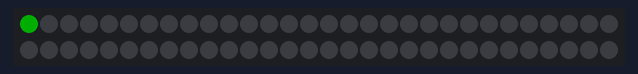
Recording of a sketch running on a simulated Arduino Uno, built with avr-gcc and run on an emulated ATmega328P. Parts: 60 RGB LEDs in strip order, left to right, continuing on the next row. Dim RGB values are drawn brighter than linear.

Above: at 0.01 s.
At 3.11 s:
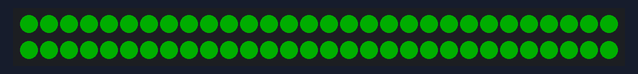
At 4.76 s:
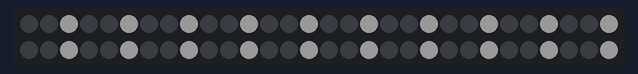
At 13.51 s:
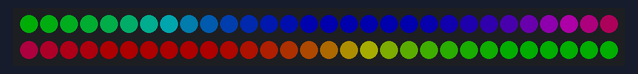
At 22.36 s:
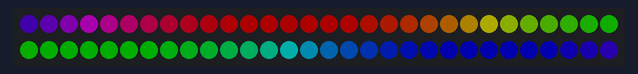
At 39.94 s:
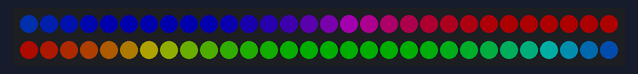

The sketch:

lighting_effects.ino
```cpp
#include <Adafruit_NeoPixel.h>
#ifdef __AVR__
#include <avr/power.h> // Required for 16 MHz Adafruit Trinket
#endif

#define LED_PIN    13
#define LED_COUNT 60 //ACCOUNTS FOR 1 STRIP ONLY

Adafruit_NeoPixel strip(LED_COUNT, LED_PIN, NEO_GRB + NEO_KHZ800);

void setup() {
  // put your setup code here, to run once:
  strip.begin();           // INITIALIZE NeoPixel strip object (REQUIRED)
  strip.show();            // Turn OFF all pixels ASAP
  strip.setBrightness(50); // Set BRIGHTNESS to about 1/5 (max = 255)
}

void loop() {
  // put your main code here, to run repeatedly:
  colorWipe(strip.Color(0, 255, 0),50); //green

  chase(strip.Color(127,127,127),50);

  rainbow(10);

}


void colorWipe(uint32_t color, int wait) {
  for(int i=0; i<strip.numPixels(); i++) { // For each pixel in strip...
    strip.setPixelColor(i, color);         //  Set pixel's color (in RAM)
    strip.show();                          //  Update strip to match
    delay(wait);                           //  Pause for a moment
  }
}


void chase(uint32_t color, int wait) {
  for(int a=0; a<10; a++) {  // Repeat 10 times...
    for(int b=0; b<3; b++) { //  'b' counts from 0 to 2...
      strip.clear();         //   Set all pixels in RAM to 0 (off)
      // 'c' counts up from 'b' to end of strip in steps of 3...
      for(int c=b; c<strip.numPixels(); c += 3) {
        strip.setPixelColor(c, color); // Set pixel 'c' to value 'color'
      }
      strip.show(); // Update strip with new contents
      delay(wait);  // Pause for a moment
    }
  }
}

void rainbow(int wait) {
  // Hue of first pixel runs 5 complete loops through the color wheel.
  // Color wheel has a range of 65536 but it's OK if we roll over, so
  // just count from 0 to 5*65536. Adding 256 to firstPixelHue each time
  // means we'll make 5*65536/256 = 1280 passes through this outer loop:
  for(long firstPixelHue = 0; firstPixelHue < 5*65536; firstPixelHue += 256) {
    for(int i=0; i<strip.numPixels(); i++) { // For each pixel in strip...
      // Offset pixel hue by an amount to make one full revolution of the
      // color wheel (range of 65536) along the length of the strip
      // (strip.numPixels() steps):
      int pixelHue = firstPixelHue + (i * 65536L / strip.numPixels());
      // strip.ColorHSV() can take 1 or 3 arguments: a hue (0 to 65535) or
      // optionally add saturation and value (brightness) (each 0 to 255).
      // Here we're using just the single-argument hue variant. The result
      // is passed through strip.gamma32() to provide 'truer' colors
      // before assigning to each pixel:
      strip.setPixelColor(i, strip.gamma32(strip.ColorHSV(pixelHue)));
    }
    strip.show(); // Update strip with new contents
    delay(wait);  // Pause for a moment
  }
}
```
